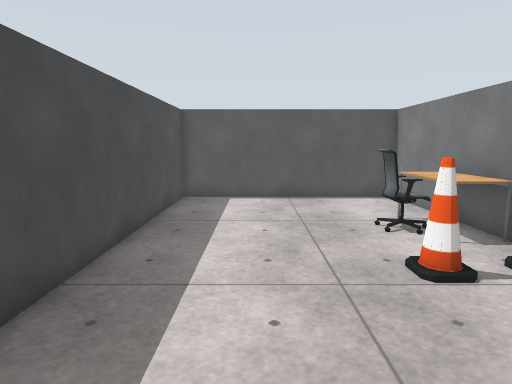
View 1 (above)

16 first-person views from a walk through a Gazebo world. The camera is 1.2 m above the floor, tilts 8° down and sees 75° across. The floor is counted in squares, 0.5 m on a side. Each view is taken from the middle of a square. On the plan, view 1 faces up. The plan holds only what a view shows up to about 20 squares ahead; the rest is blank. Some stock models are drawn as simple stand-ins. Some surface patterns are stand-ins.

View 2
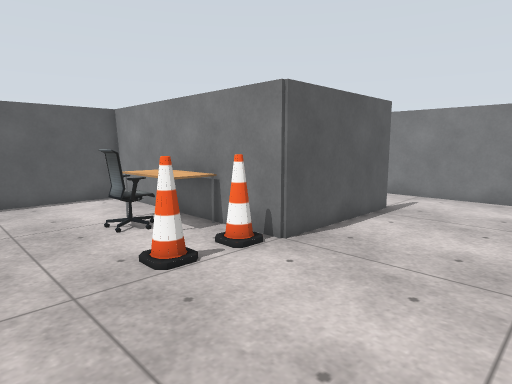

View 3
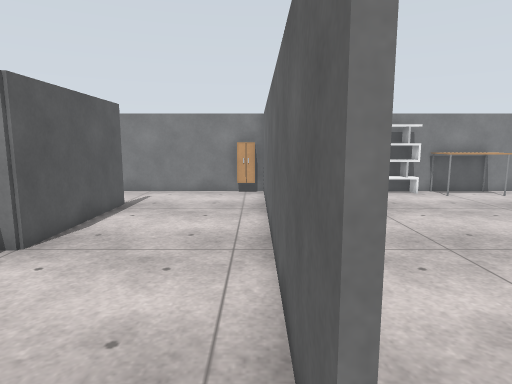

View 4
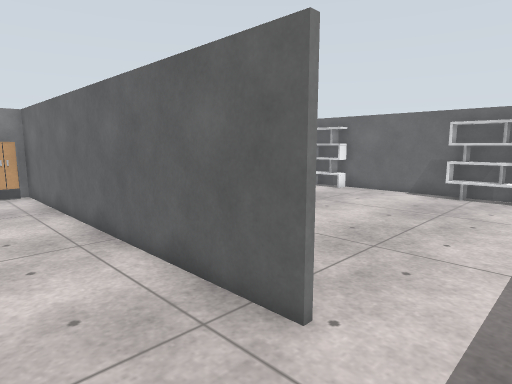

View 5
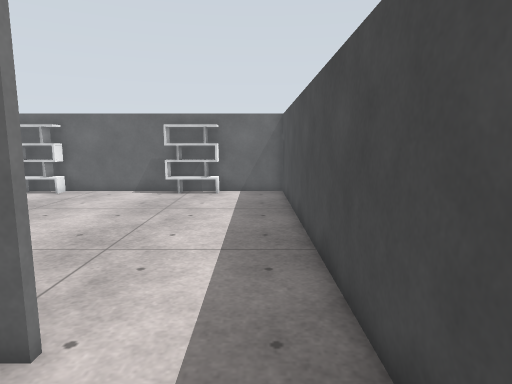

View 6
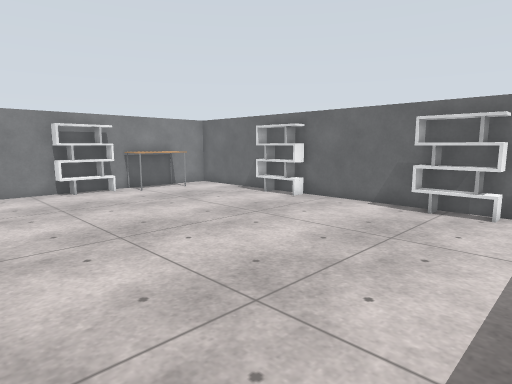

View 7
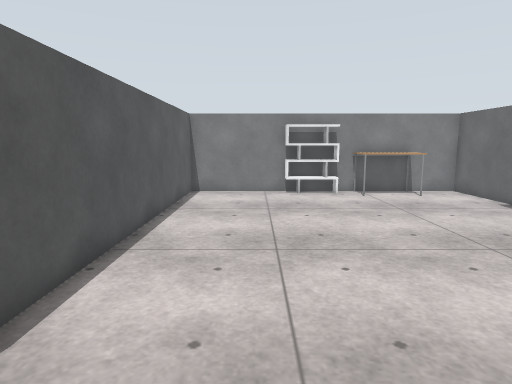

View 8
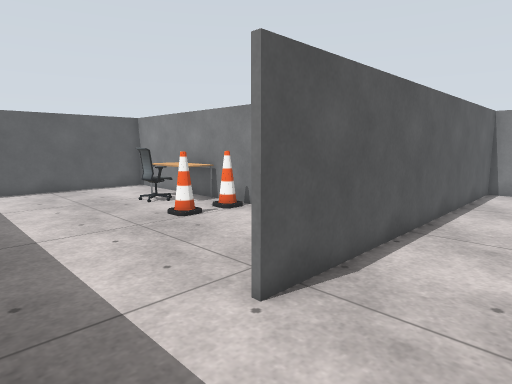

View 9
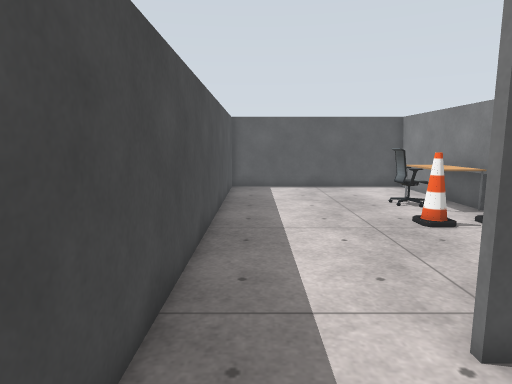

View 10
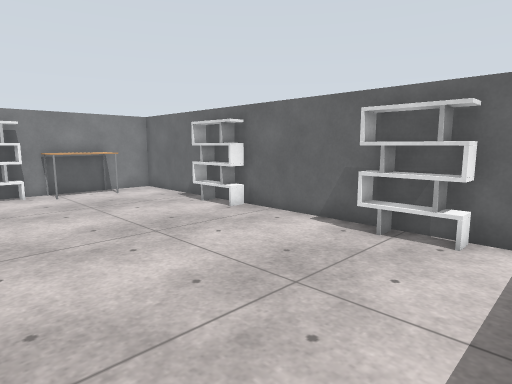

View 11
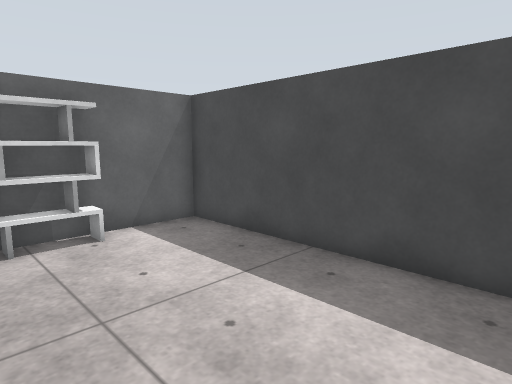

View 12
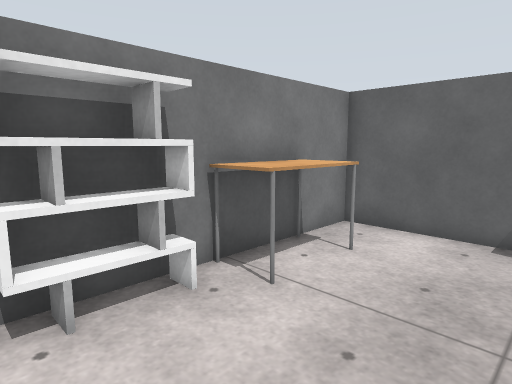

View 13
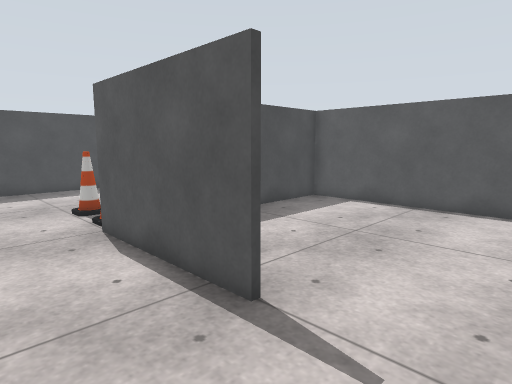

View 14
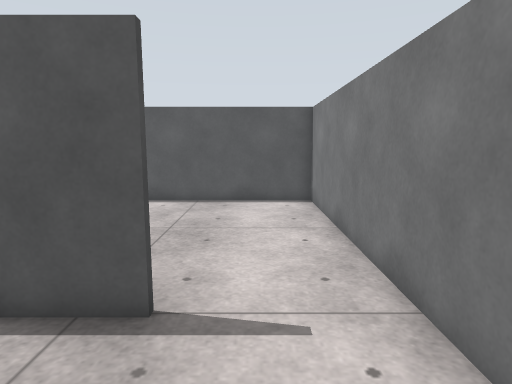

View 15
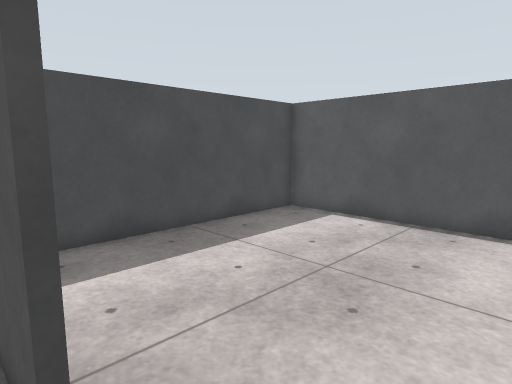

View 16
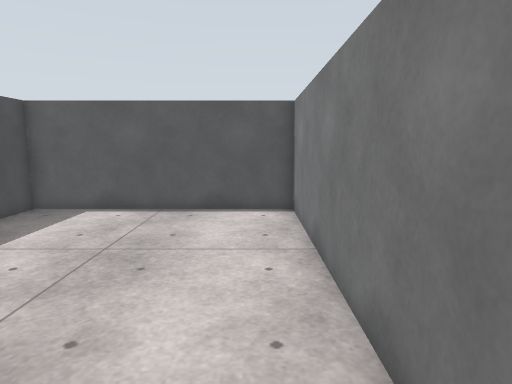

### Floor plan
Points are (right, up) in squares from view 1. A wall is a line through its corners. A room is listed if a view was taken in it or the views show most of it. See-through windows are left out.
Room 1 (views 1, 2, 3, 4, 5, 13, 14, 15, 16)
walls: (6.4, 11.4) (6.4, 15.5); (0.4, -0.4) (16.5, -0.4); (12.6, 5.4) (6.4, 5.4) (6.4, 7.5); (7, 15.4) (-3.4, 15.4) (-3.4, -0.5); (16.4, -1) (16.4, 5.5)
ways out: opening at (-1.5, -1) to room 2; opening at (7, 9) to room 3; opening at (14.5, 5) to room 3
objects: cone (3, 6) to (4, 6); office chair (4, 9) to (5, 10); cone (5, 6) to (6, 6); table (5, 8) to (6, 11); cabinet (16, 0) to (16, 1)
Room 2 (views 6, 7, 8, 9, 10, 11, 12)
walls: (-3.4, -0.5) (-3.4, -14.4) (16.4, -14.4) (16.4, -1); (16.5, -0.6) (0.5, -0.6)
ways out: opening at (-1.5, -1) to room 1
objects: shelf (0, -14) to (2, -14); shelf (8, -14) to (10, -14); table (15, -12) to (16, -9); shelf (16, -8) to (16, -6)
Room 3 (no view inside)
walls: (6.6, 7.5) (6.6, 7); (6.6, 15.5) (6.6, 10.4); (16.4, 5.5) (16.4, 15.4) (7, 15.4)
ways out: opening at (7, 9) to room 1; opening at (14.5, 5) to room 1

Positions as (right, up) in squares from view 1, and headings:
1: (0, 0), facing up
2: (0, 0), facing up-right
3: (-1, 0), facing right
4: (-2, 3), facing down-right
5: (-2, 3), facing down
6: (-2, -1), facing down-right
7: (-1, -4), facing right
8: (-3, -4), facing up-right
9: (-2, -4), facing up
10: (-2, -5), facing down-right
11: (3, -5), facing down-left
12: (11, -5), facing down-right
13: (16, 2), facing up-left
14: (14, 1), facing up
15: (15, 5), facing up-left
16: (15, 3), facing up
